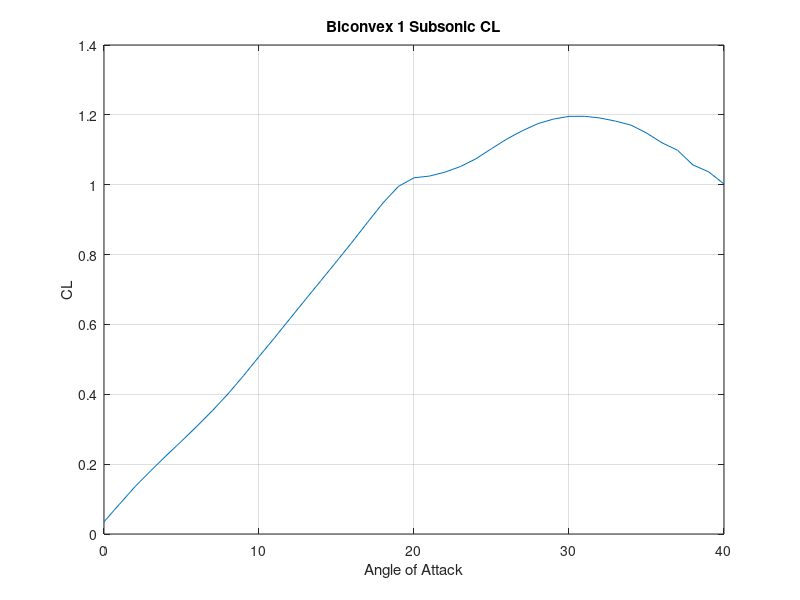
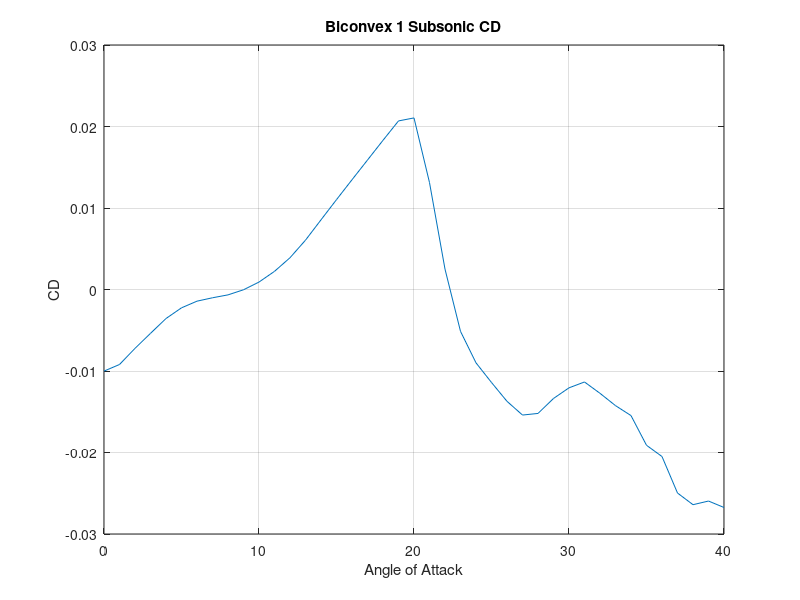
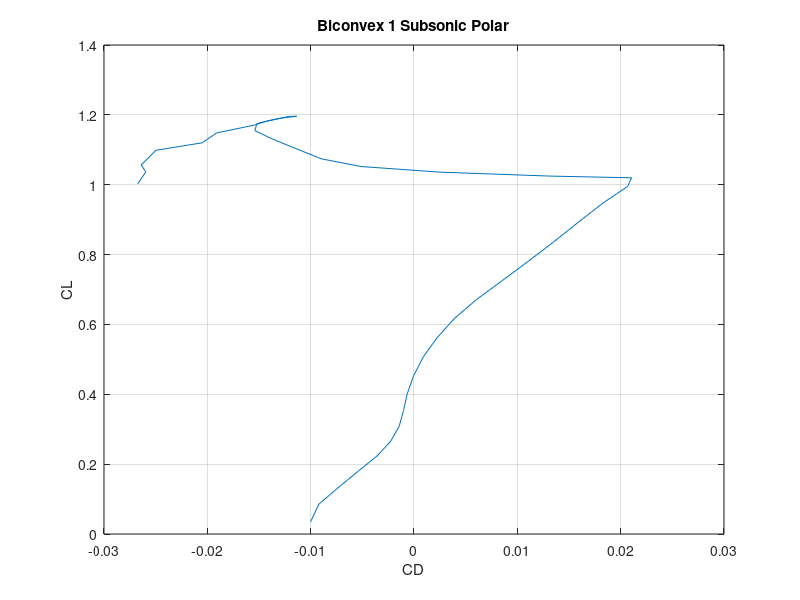

The MATLAB source for these figures, in order:
% AEE480 Varda Project
% Alex Edson
% CFD Data Extract code

clear,clc, close all
%% Import Data
CL = importdata('Biconvex1CL.csv');
CD = importdata('Biconvex1CD.csv');
CLpre = CL.data(:,2);
CLitr = CL.data(:,1);
CDpre = CD.data(:,2);
CDitr = CD.data(:,1);

%% Process Data
%Data was obtained by changing angle of attack by iteration number in the
%CFD software. Therefore we need to take an average at every change.
itr = 900;
count = 1;
while itr <= 4900
    totalCL = sum(CLpre(itr:itr+100));
    avgCL = totalCL/100;
    CLpost(count) = avgCL;
    totalCD = sum(CDpre(itr:itr+100));
    avgCD = totalCD/100;
    CDpost(count) = avgCD;
    count = count + 1;
    itr = itr + 100;
end


%% Plot Data
AOA = 0:length(CLpost)-1;

figure(1)
plot(AOA,CLpost)
xlabel('Angle of Attack')
ylabel('CL')
title('Biconvex 1 Subsonic CL')
grid on

figure(2)
plot(AOA,CDpost)
xlabel('Angle of Attack')
ylabel('CD')
title('Biconvex 1 Subsonic CD')
grid on

figure(3)
plot(CDpost,CLpost)
xlabel('CD')
ylabel('CL')
title('Biconvex 1 Subsonic Polar')
grid on